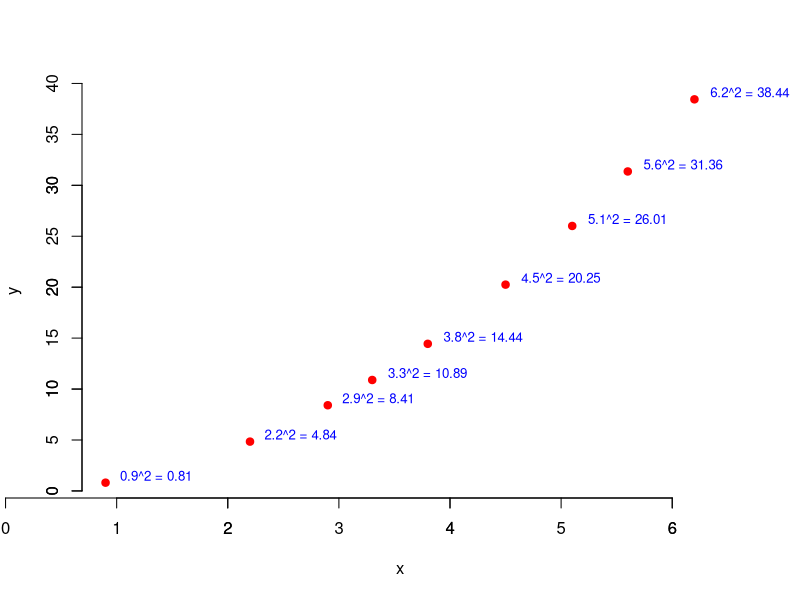

The R script that drew this image:
X11()

x = c(0.9, 2.2, 2.9, 3.3, 3.8, 4.5, 5.1, 5.6, 6.2)
y = x^2

t = paste0(x, "^2 = ", y)

par(xpd=TRUE) # Enable text to be drawn outside the plot region.

margins_orig = as.numeric(unlist(par()['mar']))
margins_     = margins_orig+c(0, 0, 0.1, 2) # extend top by 0.1, right by 2 
par (mar = margins_)  
# par  (usr = c(min(x)-100, max(x)+10, min(y), max(y)+ 0.1))

plot(x, y, pch=19, col='red',
     bty='n'  # Suppres box around plot
#    xlim=c(min(x), max(x)),
#    ylim=c(min(y), max(y))
#    yaxp=c(
#      floor  (min(y)),
#      ceiling(max(y)),
#      5
#   )
)

text(x, y, t, col='blue', adj=c(-0.2, -0.2), cex=0.8)

axis(1, at=seq(floor(min(x)), ceiling(max(x)), 2))
axis(2, at=seq(floor(min(y)), ceiling(max(y)+5), 5))

z <- locator(1)
